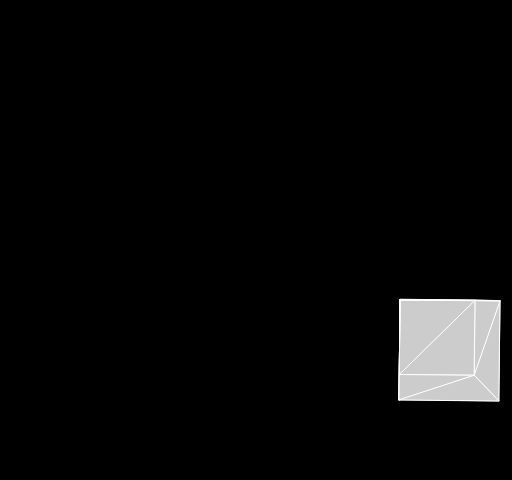
Frame 1 (no input)
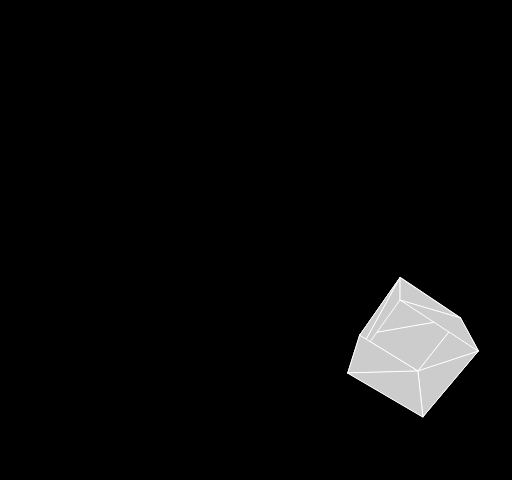
Frame 60 (no input)
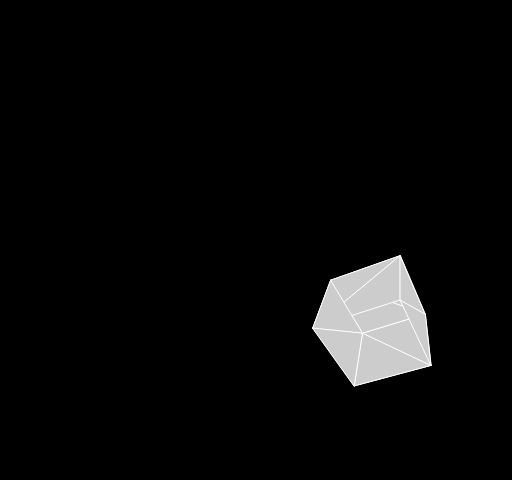
Frame 120 (the mouse pressed at the canvas centre since frame 60)

The p5.js sketch that drew these frames (run headless with seeded random() and noise() and a simulated clock; from frame 60 on, the mouse is pressed at the canvas centre):

// p5.js sketch
// ── sketch.js
// Constants -----------------------------
const WIDTH = 800
const HEIGHT = 600


// Global Variables -----------------------------
let mesh = new Mesh()
let matProj = new Mat4x4()
let fTheta = 0;

// Functions ----------------------------------

function setupObject() {
  let tris = [
    // SOUTH
    [0.0, 0.0, 0.0, 0.0, 1.0, 0.0, 1.0, 1.0, 0.0],
    [0.0, 0.0, 0.0, 1.0, 1.0, 0.0, 1.0, 0.0, 0.0],

    // EAST                                                     
    [1.0, 0.0, 0.0, 1.0, 1.0, 0.0, 1.0, 1.0, 1.0],
    [1.0, 0.0, 0.0, 1.0, 1.0, 1.0, 1.0, 0.0, 1.0],

    // NORTH                                                     
    [1.0, 0.0, 1.0, 1.0, 1.0, 1.0, 0.0, 1.0, 1.0],
    [1.0, 0.0, 1.0, 0.0, 1.0, 1.0, 0.0, 0.0, 1.0],

    // WEST                                                     
    [0.0, 0.0, 1.0, 0.0, 1.0, 1.0, 0.0, 1.0, 0.0],
    [0.0, 0.0, 1.0, 0.0, 1.0, 0.0, 0.0, 0.0, 0.0],

    // TOP                                                       
    [0.0, 1.0, 0.0, 0.0, 1.0, 1.0, 1.0, 1.0, 1.0],
    [0.0, 1.0, 0.0, 1.0, 1.0, 1.0, 1.0, 1.0, 0.0],

    // BOTTOM                                                   
    [1.0, 0.0, 1.0, 0.0, 0.0, 1.0, 0.0, 0.0, 0.0],
    [1.0, 0.0, 1.0, 0.0, 0.0, 0.0, 1.0, 0.0, 0.0]

  ];

  for (let t of tris) {

    const p1 = createVector(t[0], t[1], t[2]);
    const p2 = createVector(t[3], t[4], t[5]);
    const p3 = createVector(t[6], t[7], t[8]);

    const tri = new Triangle(p1, p2, p3)

    mesh.addTriangle(tri);
  }
  
  fTheta = 0
  fNear = 0.1;
  fFar = 1000.0;
  fFov = 90.0;
  fAspectRatio = HEIGHT / WIDTH;
  fFovRad = 1.0 / Math.tan(fFov * 0.5 / 180.0 * Math.PI);
  

  matProj.m[0][0] = fAspectRatio * fFovRad;
  matProj.m[1][1] = fFovRad;
  matProj.m[2][2] = fFar / (fFar - fNear);
  matProj.m[3][2] = (-fFar * fNear) / (fFar - fNear);
  matProj.m[2][3] = 1.0;
  matProj.m[3][3] = 0.0;
  
}


function MultiplyMatrixVector(i, m) {
  
  let o = createVector()
  o.x = i.x * m.m[0][0] + i.y * m.m[1][0] + i.z * m.m[2][0] + m.m[3][0];
  o.y = i.x * m.m[0][1] + i.y * m.m[1][1] + i.z * m.m[2][1] + m.m[3][1];
  o.z = i.x * m.m[0][2] + i.y * m.m[1][2] + i.z * m.m[2][2] + m.m[3][2];
  let w = i.x * m.m[0][3] + i.y * m.m[1][3] + i.z * m.m[2][3] + m.m[3][3];

  if (w != 0.0) {
    o.x /= w;
    o.y /= w;
    o.z /= w;
  }
  return o;
}

function DrawTriangle(x0, y0, x1, y1, x2, y2, st, fi) {
  stroke(st);
  fill(fi)
  triangle(x0, y0, x1, y1, x2, y2)
}



// P5 setup and draw ---------------------
function setup() {
  createCanvas(256 * 2, 240 * 2);
  fElapsedTime = 0;
  setupObject();

}

function draw() {
  background(0);  
  
  // Set up rotation matrices
  let matRotZ = new Mat4x4();
  let matRotX = new Mat4x4();
  fTheta += 0.01;

  // Rotation Z
  matRotZ.m[0][0] = Math.cos(fTheta);
  matRotZ.m[0][1] = Math.sin(fTheta);
  matRotZ.m[1][0] = -Math.sin(fTheta);
  matRotZ.m[1][1] = Math.cos(fTheta);
  matRotZ.m[2][2] = 1;
  matRotZ.m[3][3] = 1;

  // Rotation X
  matRotX.m[0][0] = 1;
  matRotX.m[1][1] = Math.cos(fTheta * 0.5);
  matRotX.m[1][2] = Math.sin(fTheta * 0.5);
  matRotX.m[2][1] = -Math.sin(fTheta * 0.5);
  matRotX.m[2][2] = Math.cos(fTheta * 0.5);
  matRotX.m[3][3] = 1;

  // Draw Triangles

  for (let tri of mesh.tris) {

    let triProjected = new Triangle();
    let triTranslated = new Triangle();
    let triRotatedZ = new Triangle();
    let triRotatedZX = new Triangle();

    // Rotate in Z-Axis
    triRotatedZ.p[0] = MultiplyMatrixVector(tri.p[0], matRotZ);
    triRotatedZ.p[1] = MultiplyMatrixVector(tri.p[1], matRotZ);
    triRotatedZ.p[2] = MultiplyMatrixVector(tri.p[2], matRotZ);

    // Rotate in X-Axis
    triRotatedZX.p[0] = MultiplyMatrixVector(triRotatedZ.p[0], matRotX);
    triRotatedZX.p[1] = MultiplyMatrixVector(triRotatedZ.p[1], matRotX);
    triRotatedZX.p[2] = MultiplyMatrixVector(triRotatedZ.p[2], matRotX);

    // Offset into the screen
    triTranslated = triRotatedZX;
    triTranslated.p[0].z = triRotatedZX.p[0].z + 3.0;
    triTranslated.p[1].z = triRotatedZX.p[1].z + 3.0;
    triTranslated.p[2].z = triRotatedZX.p[2].z + 3.0;

    // Project triangles from 3D --> 2D
    triProjected.p[0] = MultiplyMatrixVector(triTranslated.p[0], matProj);
    triProjected.p[1] = MultiplyMatrixVector(triTranslated.p[1], matProj);
    triProjected.p[2] = MultiplyMatrixVector(triTranslated.p[2], matProj);

    // Scale into view
    triProjected.p[0].x += 1.0;
    triProjected.p[0].y += 1.0;
    triProjected.p[1].x += 1.0;
    triProjected.p[1].y += 1.0;
    triProjected.p[2].x += 1.0;
    triProjected.p[2].y += 1.0;
    triProjected.p[0].x *= 0.5 * WIDTH;
    triProjected.p[0].y *= 0.5 * HEIGHT;
    triProjected.p[1].x *= 0.5 * WIDTH;
    triProjected.p[1].y *= 0.5 * HEIGHT;
    triProjected.p[2].x *= 0.5 * WIDTH;
    triProjected.p[2].y *= 0.5 * HEIGHT;

    
    DrawTriangle(triProjected.p[0].x, triProjected.p[0].y,
      triProjected.p[1].x, triProjected.p[1].y,
      triProjected.p[2].x, triProjected.p[2].y,
      "#fff", "#ccc");
  }

}
// ── classes.js
// CLASSES ---------------------------------

// triangle class, for the mesh
class Triangle {
  constructor(p1, p2, p3) {
    this.p = []
    this.p.push(p1)
    this.p.push(p2)
    this.p.push(p3)
  }

};


// Mesh build by triangles
class Mesh {
  constructor() {
    this.tris = [];
  }

  addTriangle(t) {
    this.tris.push(t)
  }

};


// 4x4 matrix
class Mat4x4 {
  constructor() {
    this.m = []
    this.m[0] = [0, 0, 0, 0]
    this.m[1] = [0, 0, 0, 0]
    this.m[2] = [0, 0, 0, 0]
    this.m[3] = [0, 0, 0, 0]

  }
};
